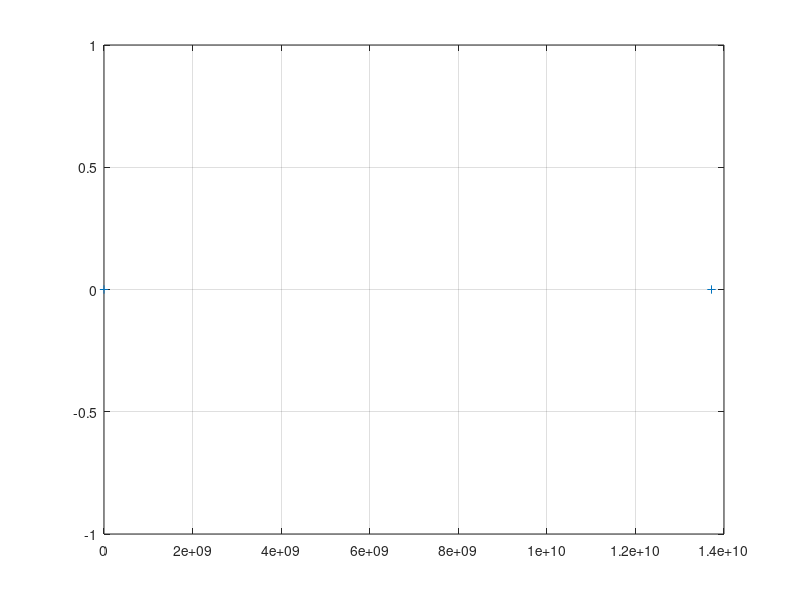
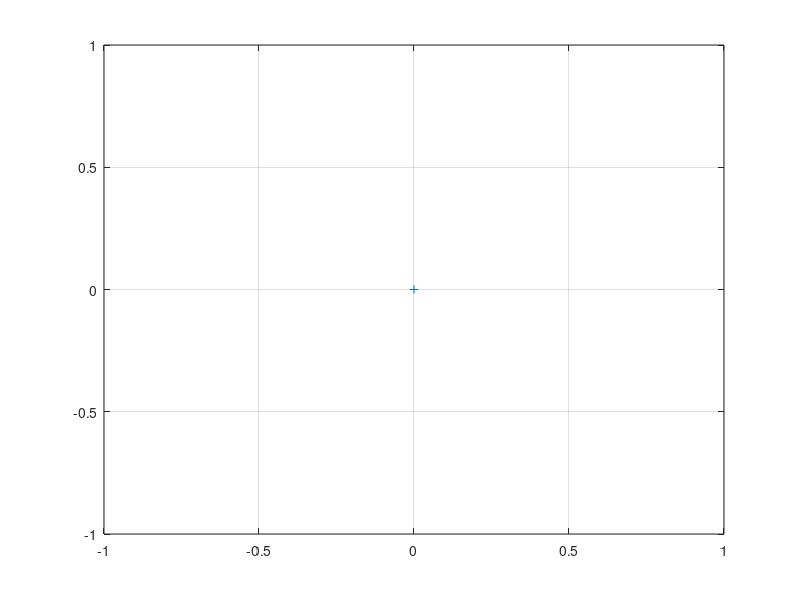
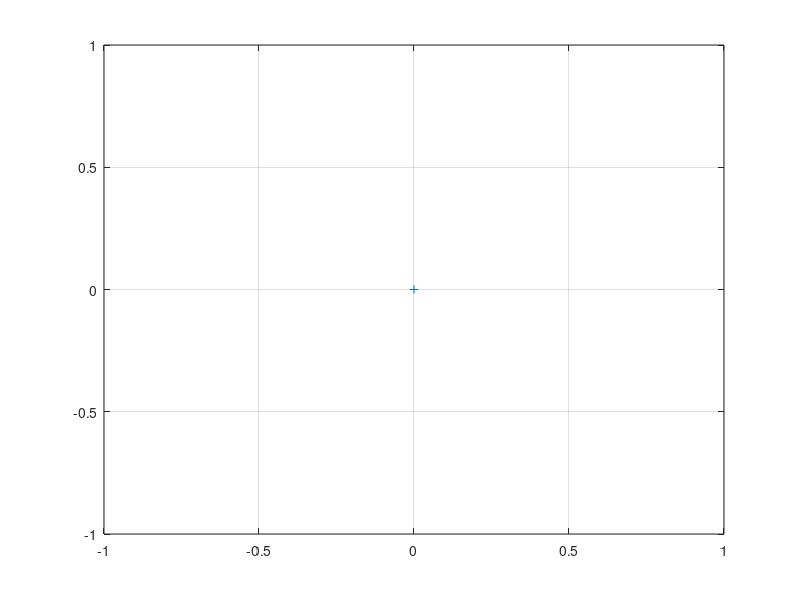
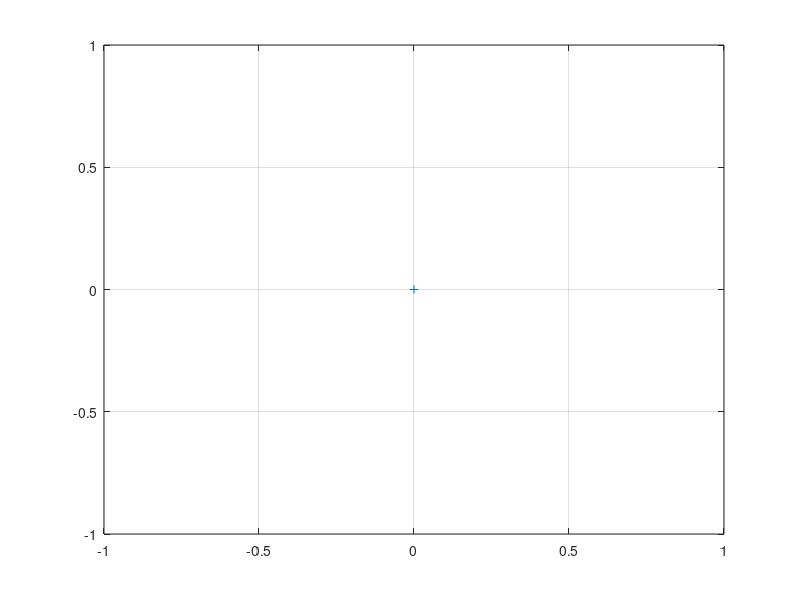

The MATLAB source for these figures, in order:
% EGRM321-002
% Fall 2014
% Numerical Methods
% Project 2
% Peter Donaldson

clc
clear 
close all

%The pleat dimesions
l=0.0275;
h=0.0011;

%initial y positions
xp=0;
yp=[0.05 0.25 0.5 0.75 0.95];
%yp(1)=0.05h
%yp(2)=0.25h
%yp(3)=0.5h
%yp(4)=0.75h
%yp(5)=0.95h

%Number of trajectories
[lol,Num_Y]=size(yp);

%particle diameter (m)
%d_p
part_dia=10.^-6;
%Particle diameter (kg/m^3)
%P_p
part_dens=1000;
%Air Viscosity
%mu
air_visc=1.85*10.^-5;
%Average Air Velocity At Enterence
Ui_avg=1;



for iter1=1:Num_Y
  %Stokes number
Stokes=(part_dens*part_dia.^2*Ui_avg)/(18*air_visc*2*yp(iter1));

%Initial Angle
Ang_i=75*(0.78*(yp(iter1)/h).^2+0.16*(yp(iter1)/h))*exp(-1.61*Stokes);


end
%set up initial heights
y_p(iter1)=yp(iter1)*h;


%Iteration Size
H=0.01;

x_p=0;
 Xsize=l/H;
for y=1:5

i3=1;

%for x=0:H:l

x=0;
u_avg=Ui_avg*(1-(x_p/(l+h)))
v_avg=Ui_avg*(y_p(y)/(l+y_p(y)))
u1=(3/2)*u_avg*(1-(y_p(y)/h).^2) * H
v1=(v_avg*sin((pi/2)*(y_p(y)/h))) * H
u_avg=Ui_avg*(1-((x_p+H/2)/(l+h)));
u2=((3/2)*u_avg*(1-((y_p(y)+u1/2)/h)).^2)*H
v2=(v_avg*sin((pi/2)*((y_p(y)+v1/2)/h))) * H
u_avg=Ui_avg*(1-((x_p+H/2)/(l+h)));
u3=((3/2)*u_avg*((1-(y_p(y)+u2/2))/h).^2)*H
v3=(v_avg*sin((pi/2)*((y_p(y)+v2/2)/h))) * H
u_avg=Ui_avg*(1-((x_p+H)/(l+h)));
u4=((3/2)*u_avg*((1-(y_p(y)+u3/2))/h).^2)*H
v4=(v_avg*sin((pi/2)*((y_p(y)+u3/2)/h))) * H
y_p(y)=y_p(y)+((v1+2*v2+v3*2+v4)/6);
x_p=x_p+((u1+2*u2+2*u3+u4)/6)
i3=i3+1;
Y_p(i3)=y_p(y);
%Y_p(i3,y)=y_p(y);
X_p(i3)=x_p;
%end
i3;
figure

plot(X_p,Y_p,'+')
grid on;


end



part_relax=(part_dia.^2*part_dens*air_visc.^-1)/18;

%Average air velocity in pleats in x direction;


%Average air velocity in pleats in y direction;






% Velocity grid size
% Xsize=l/H;
% Ysize=Num_Y;
% 
% u_matr=zeros(Xsize,Ysize);
% v_matr=zeros(Xsize,Ysize);




% for n=1
% 
% k1=delta*dT;
% k2=delta*(Ti)/(rho*Vsys1*Cp));
% k2=delta*dT(Tc+.5*k1);
% k3=delta*dT(Tc+.5*k2);
% k3=delta*((-h*A*((Tc+delta*k2*.5)-Ti))/(rho*Vsys1*Cp));
% k4=delta*dT(Tc+k3);
% k4=delta*((-h*A*((Tc+delta*k3)-Ti))/(rho*Vsys1*Cp));
% 
% 
% 
% 
% 
% for n=1:F
% Ra=(g*dB*(L.^3)*(Tc-Ti))/(v*alp);
% Nu=0.54*Ra.^(1/4);
% h=(Nu*kair)/L;
% 
% dT=(-h*A*(Tc-Ti))/(rho*Vsys1*Cp);
% k1=delta*dT;
% k2=delta*((-h*A*((Tc+delta*k1*.5)-Ti))/(rho*Vsys1*Cp));
% k2=delta*dT(Tc+.5*k1);
% k3=delta*dT(Tc+.5*k2);
% k3=delta*((-h*A*((Tc+delta*k2*.5)-Ti))/(rho*Vsys1*Cp));
% k4=delta*dT(Tc+k3);
% k4=delta*((-h*A*((Tc+delta*k3)-Ti))/(rho*Vsys1*Cp));
% 
% 
% 
% Tc=Tc+k1/6+k2/3+k3/3+k4/6;
% Tct2(n)=Tc;
% end